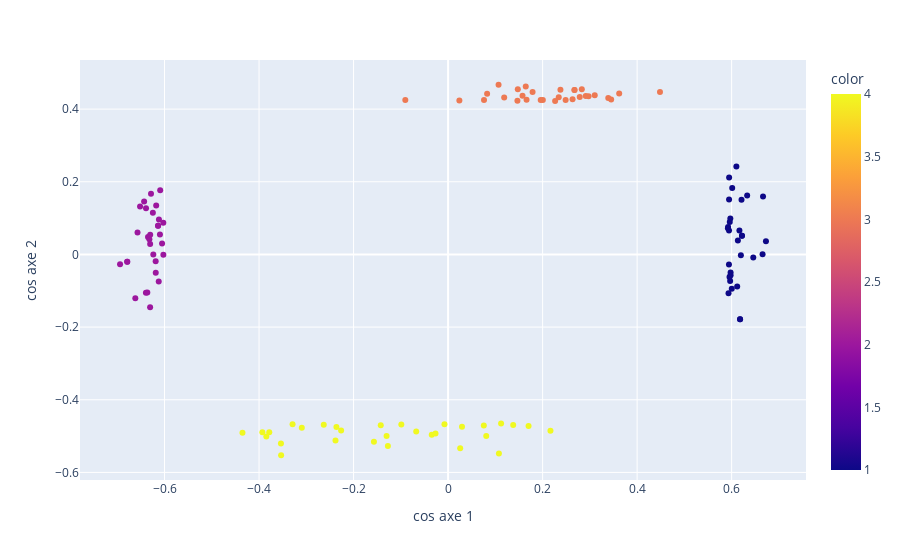

Notebook code for this chart:
### Code cell
scatter_representative_speeches(df, 30)
